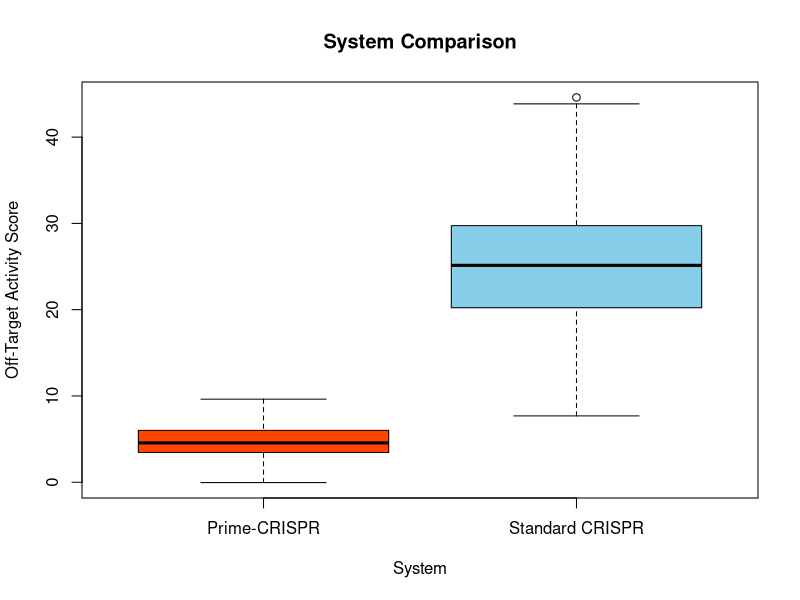

Write R code to recreate this figure.
## ---- chunk 1
#| echo: fenced
#| fig-cap: "A conceptual plot showing the reduction in off-target scores with the new Prime-CRISPR system."

# Dummy data for illustration
data <- data.frame(
  System = c(rep("Standard CRISPR", 100), rep("Prime-CRISPR", 100)),
  OffTargetScore = c(rnorm(100, mean = 25, sd = 8), rnorm(100, mean = 5, sd = 2))
)

# Simple boxplot
boxplot(OffTargetScore ~ System, data = data,
        col = c("orangered", "skyblue"),
        ylab = "Off-Target Activity Score",
        main = "System Comparison")
